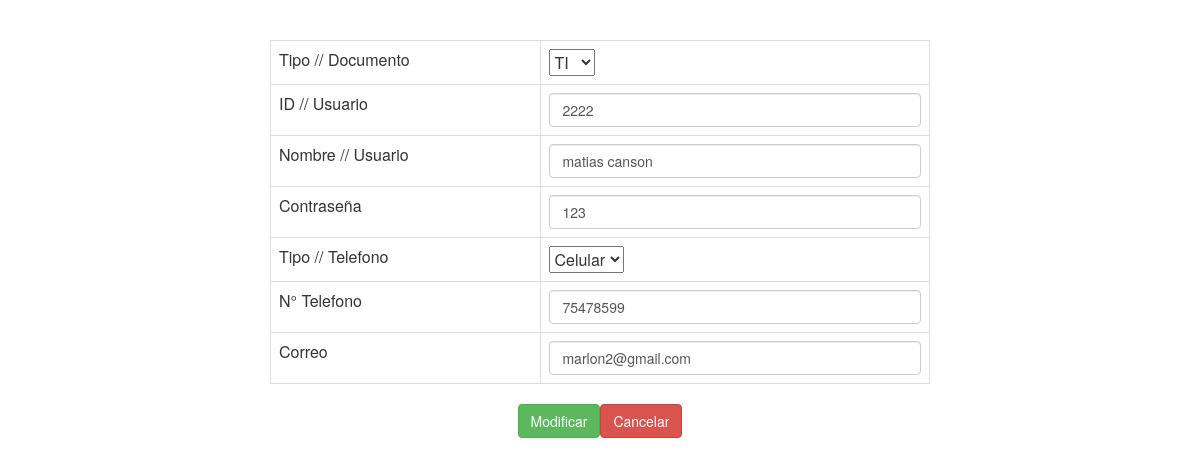
The page /Controlador/Administrador/ModificarAD.php?Id_usu=2222 (signed in) on the database its author committed.
### tables this page shows
CREATE TABLE IF NOT EXISTS `usuario` (
  `Id_usu` bigint(20) NOT NULL,
  `Nom_usu` varchar(45) NOT NULL,
  `Pass_usu` varchar(45) NOT NULL,
  `Tipo_doc_Tipo_doc` varchar(15) NOT NULL,
  `Rol_nom_rol` varchar(20) NOT NULL,
  `Estado_usu` tinyint(1) NOT NULL,
  `Tipo_telefono` varchar(15) DEFAULT NULL,
  `Num_tel` bigint(20) DEFAULT NULL,
  `Correo` varchar(50) DEFAULT NULL,
  PRIMARY KEY (`Id_usu`,`Tipo_doc_Tipo_doc`),
  KEY `fk_Usuario_Tipo_doc1_idx` (`Tipo_doc_Tipo_doc`),
  KEY `fk_Usuario_Rol1_idx` (`Rol_nom_rol`)
);

### Controlador/Administrador/ModificarAD.php (the view, shortened to what this page needs)
<html>
<head>
        <link rel="stylesheet" href="../../Vista/Administrador/css/bootstrap.min.css" />
    </head>
<?php
require("../../Modelo/conexion.php");
$Id_usu= $_REQUEST['Id_usu'];
$query = "SELECT * FROM usuario where Id_usu= '$Id_usu'";
$resultado= mysqli_query($con, $query);
$row = $resultado->fetch_assoc();
?>
<center><br/><br/>
<form action="proceso_modificarAD.php?Id_usu<?php echo $row['Id_usu'];?>" method="post" enctype="multipart/form-data" style="margin: auto; max-width: 55%;">
<table class="table table-bordered" id="dynamic_field">
<tr><td>Tipo // Documento</td><td>
<select name="Tipo_doc_Tipo_doc" value="<?php echo $row['Tipo_doc_Tipo_doc'];?>" placeholder="introduzca el codigo">
   <option value="TI">TI</option>
</select></td></tr>
<tr><td> ID // Usuario </td><td>
<input class="form-control name_list" type="text" name="Id_usu"  placeholder="Identificacion Usuario" required
value="<?php echo $row['Id_usu'];?>" placeholder="introduzca el nombre"></td></tr>
<tr><td>Nombre // Usuario</td><td>
<input class="form-control name_list" type="text" name="Nom_usu"  placeholder="Nombre Usuario" required
value="<?php echo $row['Nom_usu'];?>" placeholder="introduzca el precio"></td></tr>
<tr><td>Contraseña</td><td>
<input class="form-control name_list" type="text" name="Pass_usu"  value="<?php echo $row['Pass_usu'];?>"
placeholder="Contraseña" required></td></tr>
<tr><td>Tipo // Telefono</td><td>
<select name="Tipo_telefono" value="<?php echo $row['Tipo_telefono'];?>">
   <option value="Celular">Celular</option>
</select></td></tr>
<tr><td>N° Telefono</td><td>
<input class="form-control name_list" type="text" name="Num_tel"  value="<?php echo $row['Num_tel'];?>"placeholder="N° Telefono" required></td></tr>
<tr><td>Correo</td><td>
<input class="form-control name_list" type="text" name="Correo" class="form-control" value="<?php echo $row['Correo'];?>" placeholder="Correo Electronico" required></td></tr>
</table>
<input type="submit" name="registrar" class="btn btn-success" style="color:white"
value="Modificar"><button class="btn btn-danger"><a href="../../Vista/Administrador/mostrarusu.php" style="color:white">Cancelar</a></button></br>
</form>
</center>
</body>
</html>

### rows shown on the page
usuario: Tipo_doc_Tipo_doc "TI", Id_usu "2222", Nom_usu "matias canson", Pass_usu "123", Tipo_telefono "Celular", Num_tel "75478599", Correo "marlon2@gmail.com"
